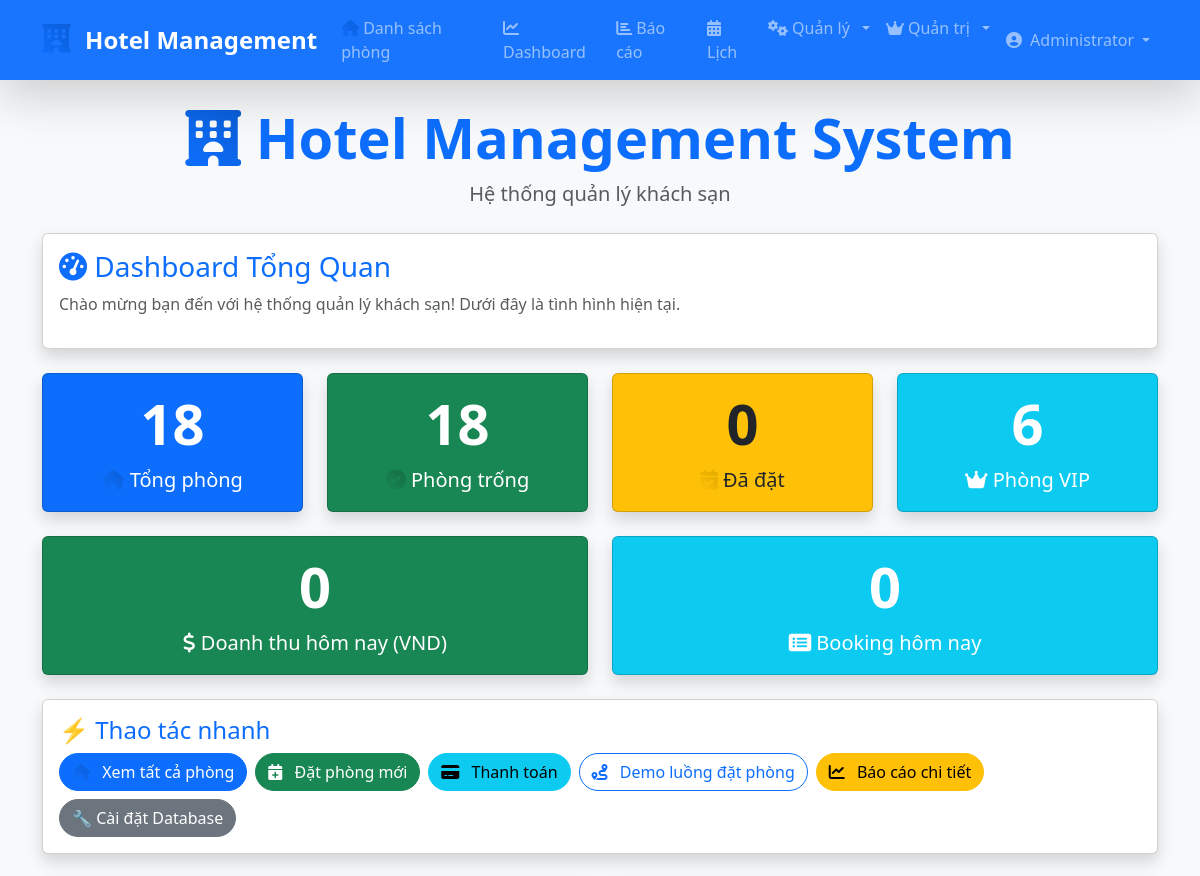
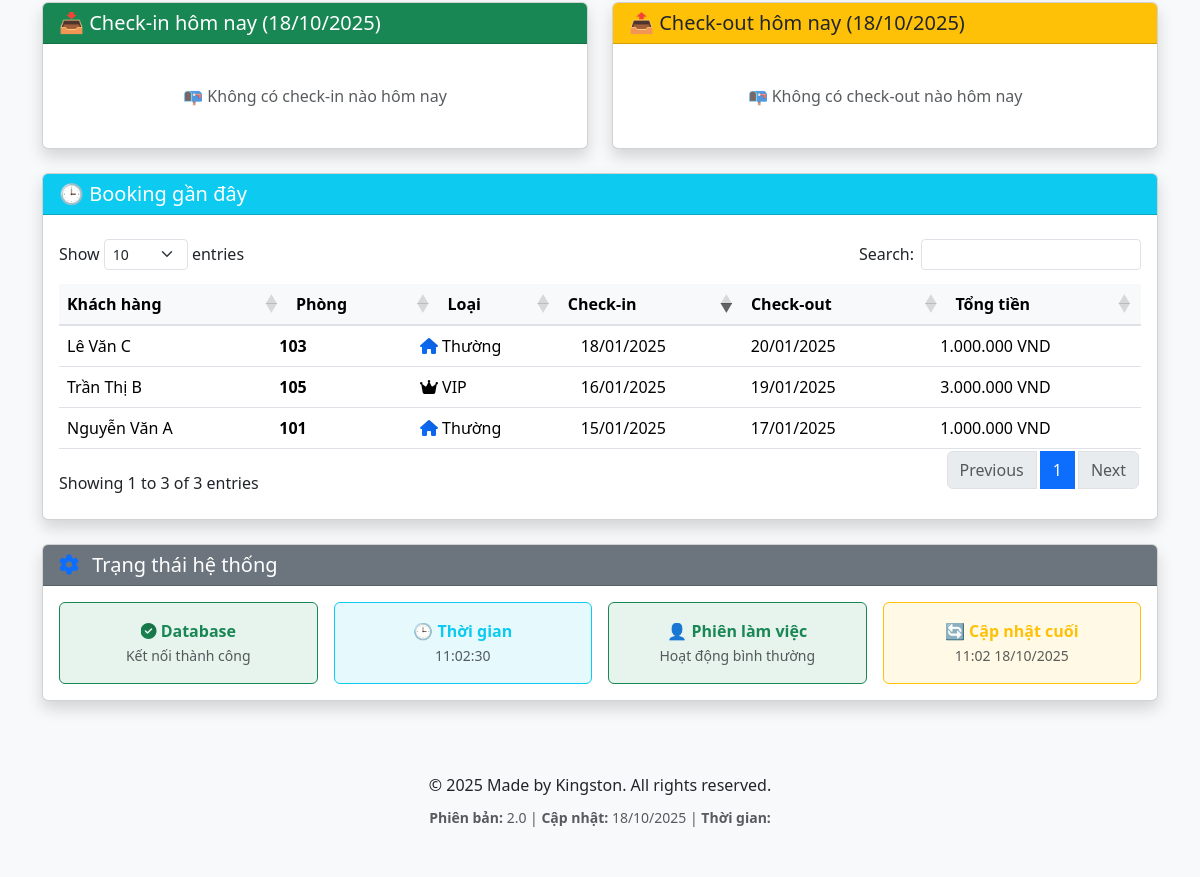
/dashboard.php (signed in), run on the app's committed database (2 pictures, top to bottom).
### tables this page shows
CREATE TABLE bookings (
    id INT AUTO_INCREMENT PRIMARY KEY,
    guest_id INT NOT NULL,
    room_id INT NOT NULL,
    checkin DATE NOT NULL,
    checkout DATE NOT NULL,
    total_price DECIMAL(10,2) NOT NULL,
    status ENUM('pending_payment', 'booked', 'checked_in', 'checked_out', 'completed', 'cancelled', 'early_checkout') DEFAULT 'pending_payment',
    payment_status ENUM('unpaid', 'paid', 'partial', 'refunded') DEFAULT 'unpaid',
    created_at TIMESTAMP DEFAULT CURRENT_TIMESTAMP,
    updated_at TIMESTAMP DEFAULT CURRENT_TIMESTAMP ON UPDATE CURRENT_TIMESTAMP,
    FOREIGN KEY (guest_id) REFERENCES guests(id) ON DELETE CASCADE,
    FOREIGN KEY (room_id) REFERENCES rooms(id) ON DELETE CASCADE
);

CREATE TABLE guests (
    id INT AUTO_INCREMENT PRIMARY KEY,
    user_id INT NULL,
    name VARCHAR(100) NOT NULL,
    phone VARCHAR(20),
    email VARCHAR(100),
    id_card VARCHAR(20),
    address TEXT,
    created_at TIMESTAMP DEFAULT CURRENT_TIMESTAMP,
    FOREIGN KEY (user_id) REFERENCES users(id) ON DELETE SET NULL
);

CREATE TABLE rooms (
    id INT AUTO_INCREMENT PRIMARY KEY,
    room_number VARCHAR(10) UNIQUE NOT NULL,
    type ENUM('VIP', 'Thường') DEFAULT 'Thường',
    floor INT NOT NULL,
    price DECIMAL(10,2) NOT NULL,
    price_per_night DECIMAL(10,2) NOT NULL,   
    status ENUM('available', 'booked', 'occupied', 'cleaning', 'maintenance') DEFAULT 'available',
    amenities TEXT,
    created_at TIMESTAMP DEFAULT CURRENT_TIMESTAMP
);

### dashboard.php (the view, shortened to what this page needs)
<?php
include "db.php";
include "includes/header.php";
$today = date('Y-m-d');
$room_stats_query = "
    SELECT
        COUNT(*) as total_rooms,
        SUM(CASE WHEN status = 'available' THEN 1 ELSE 0 END) as available_rooms,
        SUM(CASE WHEN status = 'booked' THEN 1 ELSE 0 END) as booked_rooms,
        SUM(CASE WHEN type = 'VIP' THEN 1 ELSE 0 END) as vip_rooms,
        SUM(CASE WHEN type = 'Thường' THEN 1 ELSE 0 END) as regular_rooms
    FROM rooms
";
$booking_stats_query = "
    SELECT
        COALESCE(SUM(CASE WHEN checkin = '$today' AND status != 'cancelled' THEN total_price ELSE 0 END), 0) as today_revenue,
        COUNT(CASE WHEN checkin = '$today' AND status != 'cancelled' THEN 1 END) as today_bookings
    FROM bookings
";
$room_stats = $conn->query($room_stats_query)->fetch_assoc();
$room_stats = $conn->query($room_stats_query)->fetch_assoc();
$booking_stats = $conn->query($booking_stats_query)->fetch_assoc();
$stats = array_merge($room_stats, $booking_stats);
$recent_bookings = $conn->query("
    SELECT b.*, g.name as guest_name, r.room_number, r.type as room_type
    FROM bookings b
    JOIN guests g ON b.guest_id = g.id
    JOIN rooms r ON b.room_id = r.id
    ORDER BY b.id DESC
    LIMIT 5
");
$today_checkins = $conn->query("
    SELECT b.*, g.name as guest_name, r.room_number
    FROM bookings b
    JOIN guests g ON b.guest_id = g.id
    JOIN rooms r ON b.room_id = r.id
    WHERE b.checkin = '$today'
    ORDER BY r.room_number
");
$today_checkouts = $conn->query("
    SELECT b.*, g.name as guest_name, r.room_number
    FROM bookings b
    JOIN guests g ON b.guest_id = g.id
    JOIN rooms r ON b.room_id = r.id
    WHERE b.checkout = '$today'
    ORDER BY r.room_number
");
?>
<div class="card shadow mb-4">
    <div class="card-body">
        <h2 class="card-title fs-3 text-primary"><i class="fas fa-tachometer-alt"></i> Dashboard Tổng Quan</h2>
        <p class="text-muted">Chào mừng bạn đến với hệ thống quản lý khách sạn! Dưới đây là tình hình hiện tại.</p>
    </div>
</div>
<div class="row g-4 mb-4">
    <div class="col-lg-3 col-md-6 col-sm-12">
        <div class="card bg-primary text-white text-center h-100 shadow">
            <div class="card-body">
                <div class="display-4 fw-bold mb-2"><?php echo $stats['total_rooms']; ?></div>
                <div class="fs-5"><i class="fas fa-home"></i> Tổng phòng</div>
            </div>
        </div>
    </div>
    <div class="col-lg-3 col-md-6 col-sm-12">
        <div class="card bg-success text-white text-center h-100 shadow">
            <div class="card-body">
                <div class="display-4 fw-bold mb-2"><?php echo $stats['available_rooms']; ?></div>
                <div class="fs-5"><i class="fas fa-check-circle"></i> Phòng trống</div>
            </div>
        </div>
    </div>
    <div class="col-lg-3 col-md-6 col-sm-12">
        <div class="card bg-warning text-dark text-center h-100 shadow">
            <div class="card-body">
                <div class="display-4 fw-bold mb-2"><?php echo $stats['booked_rooms']; ?></div>
                <div class="fs-5"><i class="fas fa-calendar-check"></i> Đã đặt</div>
            </div>
        </div>
    </div>
    <div class="col-lg-3 col-md-6 col-sm-12">
        <div class="card bg-info text-white text-center h-100 shadow">
            <div class="card-body">
                <div class="display-4 fw-bold mb-2"><?php echo $stats['vip_rooms']; ?></div>
                <div class="fs-5"><i class="fas fa-crown"></i> Phòng VIP</div>
            </div>
        </div>
    </div>
</div>
<div class="row g-4 mb-4">
    <div class="col-lg-6 col-md-12">
        <div class="card bg-success text-white text-center h-100 shadow">
            <div class="card-body">
                <div class="display-4 fw-bold mb-2"><?php echo number_format($stats['today_revenue'], 0, ',', '.'); ?></div>
                <div class="fs-5"><i class="fas fa-dollar-sign"></i> Doanh thu hôm nay (VND)</div>
            </div>
        </div>
    </div>
    <div class="col-lg-6 col-md-12">
        <div class="card bg-info text-white text-center h-100 shadow">
            <div class="card-body">
                <div class="display-4 fw-bold mb-2"><?php echo $stats['today_bookings']; ?></div>
                <div class="fs-5"><i class="fas fa-list-alt"></i> Booking hôm nay</div>
            </div>
        </div>
    </div>
</div>
<div class="card shadow mb-4">
    <div class="card-body">
        <h3 class="card-title fs-4 text-primary">⚡ Thao tác nhanh</h3>
        <div class="d-flex flex-wrap gap-2">
            <a href="index.php" class="btn btn-primary rounded-pill">
                <i class="fas fa-home"></i> Xem tất cả phòng
            </a>
            <a href="book.php" class="btn btn-success rounded-pill">
                <i class="fas fa-calendar-plus"></i> Đặt phòng mới
            </a>
            <a href="payment_billing.php" class="btn btn-info rounded-pill">
                <i class="fas fa-credit-card"></i> Thanh toán
            </a>
            <a href="demo_booking_flow.php" class="btn btn-outline-primary rounded-pill">
                <i class="fas fa-route"></i> Demo luồng đặt phòng
            </a>
            <a href="reports.php" class="btn btn-warning rounded-pill">
                <i class="fas fa-chart-line"></i> Báo cáo chi tiết
            </a>
            <a href="install_database.php" class="btn btn-secondary rounded-pill">
                🔧 Cài đặt Database
            </a>
        </div>
    </div>
</div>
<div class="row g-4 mb-4">
    <div class="col-lg-6 col-md-12">
        <div class="card shadow h-100">
            <div class="card-header bg-success text-white">
                <h3 class="card-title fs-5 mb-0">📥 Check-in hôm nay (<?php echo date('d/m/Y'); ?>)</h3>
            </div>
            <div class="card-body">
                <?php if ($today_checkins->num_rows > 0): ?>
                    <div class="table-responsive">
                        <table id="checkinTable" class="table table-hover w-100">
                            <thead class="table-success">
                                <tr>
                                    <th>Phòng</th>
                                    <th>Khách</th>
                                    <th>Ngày trả</th>
                                </tr>
                            </thead>
                            <tbody>
                                <?php while ($checkin = $today_checkins->fetch_assoc()): ?>
                                <tr>
                                    <td><strong><?php echo $checkin['room_number']; ?></strong></td>
                                    <td><?php echo $checkin['guest_name']; ?></td>
                                    <td><?php echo date('d/m/Y', strtotime($checkin['checkout'])); ?></td>
                                </tr>
                                <?php endwhile; ?>
                            </tbody>
                        </table>
                    </div>
                <?php else: ?>
                    <div class="text-center text-muted py-4">
                        📭 Không có check-in nào hôm nay
                    </div>
                <?php endif; ?>
            </div>
        </div>
    </div>
    <div class="col-lg-6 col-md-12">
        <div class="card shadow h-100">
            <div class="card-header bg-warning text-dark">
                <h3 class="card-title fs-5 mb-0">📤 Check-out hôm nay (<?php echo date('d/m/Y'); ?>)</h3>
            </div>
            <div class="card-body">
                <?php if ($today_checkouts->num_rows > 0): ?>
                    <div class="table-responsive">
                        <table id="checkoutTable" class="table table-hover w-100">
                            <thead class="table-warning">
                                <tr>
                                    <th>Phòng</th>
                                    <th>Khách</th>
                                    <th>Trạng thái</th>
                                </tr>
                            </thead>
                            <tbody>
                                <?php while ($checkout = $today_checkouts->fetch_assoc()): ?>
                                <tr>
                                    <td><strong><?php echo $checkout['room_number']; ?></strong></td>
                                    <td><?php echo $checkout['guest_name']; ?></td>
                                    <td><span class="badge bg-success">Đã check-out</span></td>
                                </tr>
                                <?php endwhile; ?>
                            </tbody>
                        </table>
                    </div>
                <?php else: ?>
                    <div class="text-center text-muted py-4">
                        📭 Không có check-out nào hôm nay
                    </div>
                <?php endif; ?>
            </div>
        </div>
    </div>
</div>
<div class="card shadow mb-4">
    <div class="card-header bg-info text-white">
        <h3 class="card-title fs-5 mb-0">🕒 Booking gần đây</h3>
    </div>
    <div class="card-body">
        <?php if ($recent_bookings->num_rows > 0): ?>
            <div class="table-responsive">
                <table id="recentBookingsTable" class="table table-hover w-100">
                    <thead class="table-info">
                        <tr>
                            <th>Khách hàng</th>
                            <th>Phòng</th>
                            <th>Loại</th>
                            <th>Check-in</th>
                            <th>Check-out</th>
                            <th>Tổng tiền</th>
                        </tr>
                    </thead>
                    <tbody>
                        <?php while ($booking = $recent_bookings->fetch_assoc()): ?>
                        <tr>
                            <td><?php echo $booking['guest_name']; ?></td>
                            <td><strong><?php echo $booking['room_number']; ?></strong></td>
                            <td>
                                <?php echo $booking['room_type'] == 'VIP' ? '<i class="fas fa-crown"></i> VIP' : '<i class="fas fa-home"></i> Thường'; ?>
                            </td>
                            <td><?php echo date('d/m/Y', strtotime($booking['checkin'])); ?></td>
                            <td><?php echo date('d/m/Y', strtotime($booking['checkout'])); ?></td>
                            <td><?php echo number_format($booking['total_price'], 0, ',', '.'); ?> VND</td>
                        </tr>
                        <?php endwhile; ?>
                    </tbody>
                </table>
            </div>
        <?php endif; ?>
    </div>
</div>
<div class="card shadow mb-4">
    <div class="card-header bg-secondary text-white">
        <h3 class="card-title fs-5 mb-0"><i class="fas fa-cog"></i> Trạng thái hệ thống</h3>
    </div>
    <div class="card-body">
        <div class="row g-3">
            <div class="col-lg-3 col-md-6 col-sm-12">
                <div class="bg-success bg-opacity-10 p-3 rounded text-center border border-success">
                    <strong class="text-success"><i class="fas fa-check-circle"></i> Database</strong><br>
                    <small class="text-muted">Kết nối thành công</small>
                </div>
            </div>
            <div class="col-lg-3 col-md-6 col-sm-12">
                <div class="bg-info bg-opacity-10 p-3 rounded text-center border border-info">
                    <strong class="text-info">🕒 Thời gian</strong><br>
                    <small class="text-muted" id="current-time"><?php echo date('H:i:s d/m/Y'); ?></small>
                </div>
            </div>
            <div class="col-lg-3 col-md-6 col-sm-12">
                <div class="bg-success bg-opacity-10 p-3 rounded text-center border border-success">
                    <strong class="text-success">👤 Phiên làm việc</strong><br>
                    <small class="text-muted">Hoạt động bình thường</small>
                </div>
            </div>
            <div class="col-lg-3 col-md-6 col-sm-12">
                <div class="bg-warning bg-opacity-10 p-3 rounded text-center border border-warning">
                    <strong class="text-warning">🔄 Cập nhật cuối</strong><br>
                    <small class="text-muted"><?php echo date('H:i d/m/Y'); ?></small>
                </div>
            </div>
        </div>
    </div>
</div>
<?php include "includes/footer.php"; ?>

### assets/css/hotel-style.css (style rules this page uses)
.table th { font-weight: 600; background-color: #f8f9fa; border-bottom: 2px solid #dee2e6; white-space: nowrap; }
.table td { vertical-align: middle; }
.card .card-body .table-responsive { border-radius: 0.375rem; }
.dataTables_wrapper table { width: 100% !important; }
.dataTables_wrapper table thead th, .dataTables_wrapper table tbody td { width: auto !important; }
#roomsTable, #checkinTable, #checkoutTable, #recentBookingsTable { width: 100% !important; }
#roomsTable thead th, #roomsTable tbody td, #checkinTable thead th, #checkinTable tbody td, #checkoutTable thead th, #checkoutTable tbody td, #recentBookingsTable thead th, #recentBookingsTable tbody td { width: auto !important; }

### data on the page
bookings: guest.name "Lê Văn C", room.room_number "103", shows "Thường", checkin "18/01/2025", checkout "20/01/2025", total_price "1.000.000"
bookings: guest.name "Trần Thị B", room.room_number "105", shows "VIP", checkin "16/01/2025", checkout "19/01/2025", total_price "3.000.000"
bookings: guest.name "Nguyễn Văn A", room.room_number "101", shows "Thường", checkin "15/01/2025", checkout "17/01/2025", total_price "1.000.000"

### other printed values
$user['full_name'] "Administrator"
$stats['total_rooms'] "18"
$stats['available_rooms'] "18"
$stats['booked_rooms'] "0"
$stats['vip_rooms'] "6"
$stats['today_revenue'] "0"
$stats['today_bookings'] "0"
